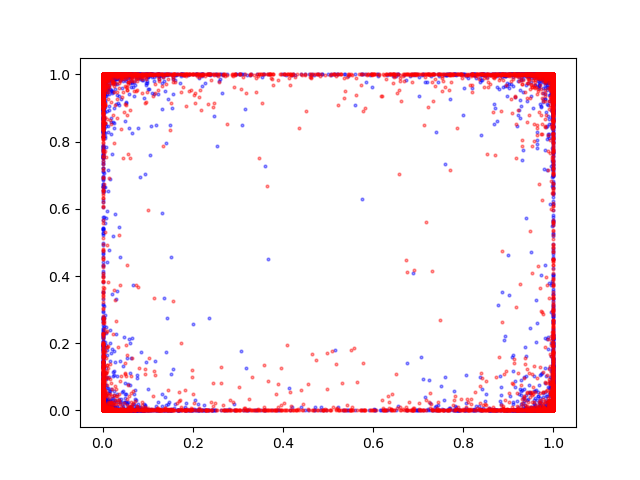

This figure's Python source:
print("job started")
import time
import torch
import sys
import matplotlib.pyplot as plt
sys.path.append("/mnt/nas/users/mjm/GitHub/private_conti_test/Python_implm/modules") 

from tester import LDPTwoSampleTester

USE_CUDA = torch.cuda.is_available() 
print(f"cuda available: {USE_CUDA}")

device = torch.device('cuda:0' if USE_CUDA else 'cpu') 
print(f"code run on device:: {device}")

n1 = 15000

n2 = n1
kappa = 5 #number of bins
####CHANGE HERE#####
alpha = 2.5 #privacy level
####################
gamma = 0.05 # significance level
nTests = 500 #number of tests for power estimation
B = 300 # number of permutations

print(f"""
n1 = {n1}, n2 = {n2},\n
kappa = {kappa}, alpha = {alpha},\n
gamma = {gamma}, nTests = {nTests},\n
B = {B}
""")

start_time = time.time()

tester = LDPTwoSampleTester(device)

import data as datasets

sample_source = datasets.SSBlobs()




cdf_calculator = torch.distributions.normal.Normal(loc = 0.0, scale = 1.0)

test_results = torch.empty(nTests)
for rep in range(1):
    print(f"{rep+1}th run")

    tst_data = sample_source.sample(int(n1*0.8), rep)
    x = torch.tensor(tst_data.X).to(device)
    y = torch.tensor(tst_data.Y).to(device)

    data_x = cdf_calculator.cdf(x)
    data_y = cdf_calculator.cdf(y)
    
    fig1, ax1 = plt.subplots()
    ax1.scatter(data_x[:,0], data_x[:,1], color = 'blue', s = 4, alpha = 0.4)
    ax1.scatter(data_y[:,0], data_y[:,1], color = 'red', s = 4, alpha = 0.4)
    fig1.savefig("/mnt/nas/users/mjm/GitHub/private_conti_test/kernel_test/plot_cdf.png")
    
    fig2, ax2 = plt.subplots()

    x_min = torch.min(x, 0).values
    x_max = torch.max(x, 0).values
    y_min = torch.min(y, 0).values
    y_max = torch.max(y, 0).values
    
    x_scaled = (x.sub(x_min)).div( torch.sub(x_max, x_min) )
    y_scaled = (y.sub(y_min)).div( torch.sub(y_max, y_min) )

    



    ax2.scatter(x_scaled[:,0], x_scaled[:,1], color = 'blue', s = 4, alpha = 0.4)
    ax2.scatter(y_scaled[:,0], y_scaled[:,1], color = 'red', s = 4, alpha = 0.4)
    fig2.savefig("/mnt/nas/users/mjm/GitHub/private_conti_test/kernel_test/plot_normed.png")
